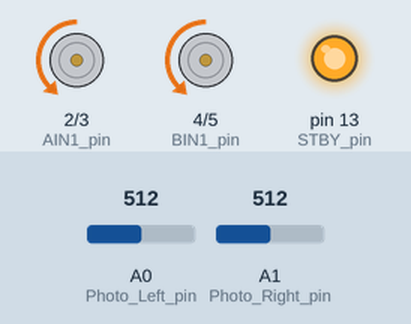
A sketch run on a simulated Arduino Uno, built with avr-gcc and run on an emulated ATmega328P. On the bench: motor-driver pin pairs drawn as motors (green arrow = first pin HIGH = forward, orange = second pin HIGH = backward, longer = more drive, scaled by the enable pin, stopped while the standby pin is LOW), output pins drawn as LEDs (lit = HIGH). The test bench sets the inputs (shaded band); at power-on: A0 (Photo_Left_pin) = 512, A1 (Photo_Right_pin) = 512.

Above: at 1.4 s.
1.5 s: A0 (Photo_Left_pin) set to 162
4.5 s: A0 (Photo_Left_pin) set to 136
At 5.7 s:
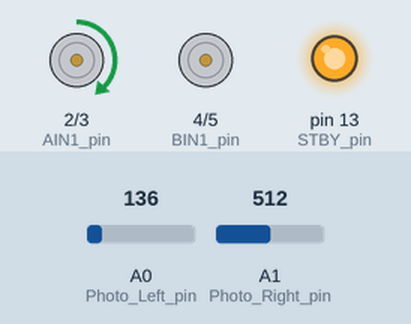
6.0 s: A1 (Photo_Right_pin) set to 158
7.5 s: A1 (Photo_Right_pin) set to 140
At 7.9 s:
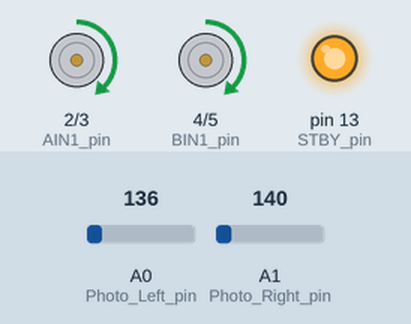
9.0 s: A0 (Photo_Left_pin) set to 160
At 10.2 s:
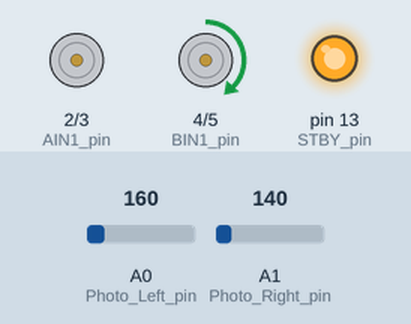
10.5 s: A1 (Photo_Right_pin) set to 160
At 11.3 s:
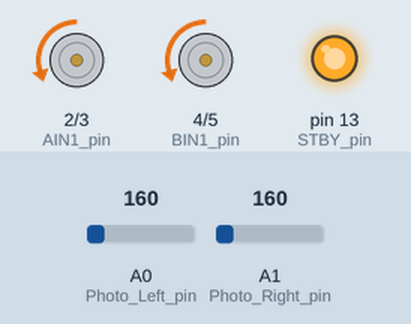
Timing chart, 0 to 46.6 s (numbered marks = the images above; inputs shaded):
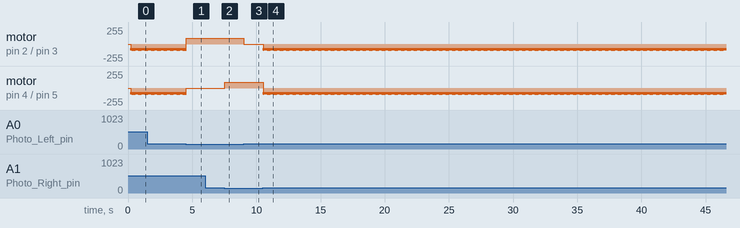

The sketch:

ROBOT.ino
```cpp
#define AIN1_pin  2 // pines control motor derecho
#define AIN2_pin  3 //

#define BIN1_pin  4 // pines control motor izquierdo
#define BIN2_pin  5 //

#define PWMA_pin  9 // velocidad motor derecho   PWM
#define PWMB_pin  10 // velocidad motor izquierdo PWM

#define STBY_pin  13 // habilitación de motores (Standby)

#define Photo_Left_pin  A0 //   pin del Arduino conectado al sensor óptico Izquierdo
#define Photo_Right_pin A1 //   pin del Arduino conectado al sensor óptico Derecho

int Photo_Left = 0;
int Photo_Right = 0;

//ESPIRAL
int contEspiral = 60;

void setup() {
  Serial.begin(9600);
  // inicialización de los pines de control del motor
  pinMode(AIN1_pin, OUTPUT);
  pinMode(AIN2_pin, OUTPUT);
  pinMode(BIN1_pin, OUTPUT);
  pinMode(BIN2_pin, OUTPUT);

  // inicialización de pines sensores ópticos
  pinMode(Photo_Left_pin, INPUT);
  pinMode(Photo_Right_pin, INPUT);
  pinMode(STBY_pin, OUTPUT);

  digitalWrite(STBY_pin , 1);      // habilitación de motores
  delay(200);
  set_velocity(90, 90);             // fija una velocidad 90

}

void sigueLinea() {
  Photo_Left = analogRead(Photo_Left_pin);
  Photo_Right = analogRead(Photo_Right_pin);
  //Serial.print("Left: ");
  //Serial.println(Photo_Left);
  //Serial.print("Right: ");
  //Serial.println(Photo_Right);
  int state = asignarState(Photo_Left, Photo_Right);//estado del robot
  //Serial.println("State: " + state);
  set_velocity(90, 90);
  delay(10);
  switch (state) {
    case 0:   //   avance
      goForward();
      delay(10);
      break;
    case 1:   //   giro a la izquierda
      right();
      delay(10);
      break;
    case 2:   //    giro a la derecha
      left();
      delay(10);
      break;
    case -1: //  se para
    default:
      goBackwards();
      delay(10);
      //stopMovement();
      break;
  }
}

int asignarState(int left, int right) {
  if (left < 150 && right < 150) {
    return 0;
  } else if (left >= 150 && right < 150) {
    return 1;
  } else if (left < 150 && right >= 150) {
    return 2;
  }
  return -1;
}


//-----------------------------
// Funcion de avance del motor
//-----------------------------
void goForward() {
  digitalWrite(AIN1_pin, HIGH); // motor derecho
  digitalWrite(AIN2_pin, LOW);
  digitalWrite(BIN1_pin, HIGH); // mmotor izquierdo
  digitalWrite(BIN2_pin, LOW);

} // ---------------------------

void stopMovement() {
  digitalWrite(AIN1_pin, LOW); // motor derecho
  digitalWrite(AIN2_pin, LOW);
  digitalWrite(BIN1_pin, LOW); // mmotor izquierdo
  digitalWrite(BIN2_pin, LOW);
}

void detectarLinea(){
  set_velocity(80, contEspiral);
}

//-----------------------------
// Funcion de atras del motor
//-----------------------------
void goBackwards() {
  set_velocity(60,60);
  digitalWrite(AIN1_pin, LOW); // motor derecho
  digitalWrite(AIN2_pin, HIGH);
  digitalWrite(BIN1_pin, LOW); // mmotor izquierdo
  digitalWrite(BIN2_pin, HIGH);
} // ---------------------------

//-----------------------------
// Funcion de girar izquierda del motor
//-----------------------------
void left() {
  digitalWrite(AIN1_pin, HIGH); // motor derecho
  digitalWrite(AIN2_pin, LOW);
  digitalWrite(BIN1_pin, LOW); // mmotor izquierdo
  digitalWrite(BIN2_pin, LOW);
} // ---------------------------

//-----------------------------
// Funcion de girar derecha del motor
//-----------------------------
void right() {
  digitalWrite(AIN1_pin, LOW); // motor derecho
  digitalWrite(AIN2_pin, LOW);
  digitalWrite(BIN1_pin, HIGH); // mmotor izquierdo
  digitalWrite(BIN2_pin, LOW);
} // ---------------------------


//----------------------------------------
// Función que fija la velocidad del robot
//-----------------------------------------
void set_velocity (byte velocity, byte velocity2) {
  analogWrite(PWMA_pin, velocity);
  analogWrite(PWMB_pin, velocity2);
}

void loop() {
  // test de movimentos del robot: avance, atras, giros
  // ---------------------------------------------------
  //goForward();
  //delay(2000);
  //goBackwards();
  //delay(2000);
  //right();
  //delay(1000);
  //left();
  //delay(1000);
  //digitalWrite(STBY_pin , 0);      // deshabilitación de motores

  sigueLinea();
//  Photo_Left = analogRead(Photo_Left_pin);
//  Photo_Right = analogRead(Photo_Right_pin);
//  Serial.print("Left: ");
//  Serial.println(Photo_Left);
//  Serial.print("Right: ");
//  Serial.println(Photo_Right);
//  delay(1000);
}
```

Measured:
- the behaviour switches between 150 and 149 on A0 (Photo_Left_pin) (found by bisection; images 0 and 1)
- the behaviour switches between 150 and 149 on A1 (Photo_Right_pin) (found by bisection; images 1 and 2)
- after the input at 7.5 s, motor on pin 4 (BIN1_pin) / pin 5 (BIN2_pin): stopped → forward 90/255 at once
- after the input at 9.0 s, motor on pin 2 (AIN1_pin) / pin 3 (AIN2_pin): forward 90/255 → stopped at once
- after the input at 10.5 s, motor on pin 2 (AIN1_pin) / pin 3 (AIN2_pin), motor on pin 4 (BIN1_pin) / pin 5 (BIN2_pin): alternates backward 90/255 for 0.01 s and backward 60/255 for 0.01 s, starting at once
- by itself, motor on pin 2 (AIN1_pin) / pin 3 (AIN2_pin), motor on pin 4 (BIN1_pin) / pin 5 (BIN2_pin): alternates backward 90/255 for 0.01 s and backward 60/255 for 0.01 s
